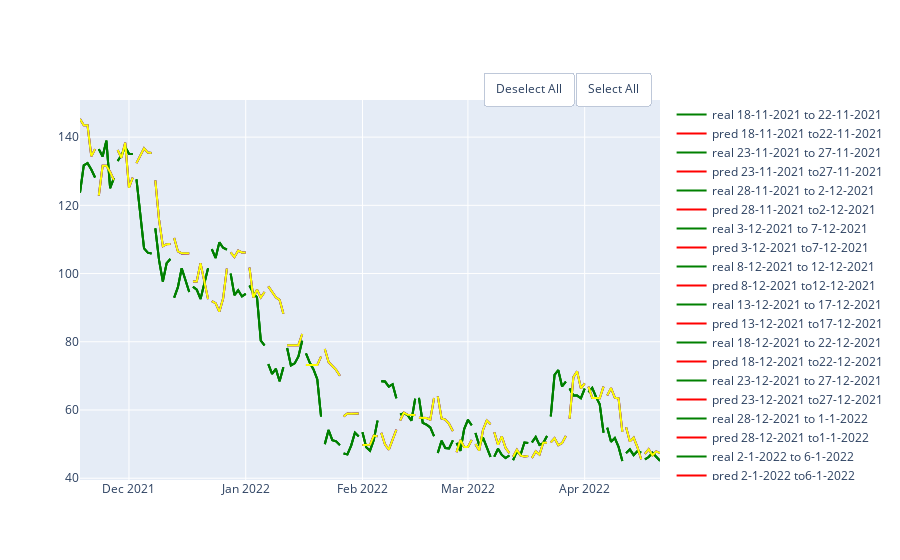

The notebook cell this image was saved under:
### Code cell
gb_50 = GradientBoostingRegressor(random_state = 10 , criterion='mae', n_estimators = 150)
gb_100 = GradientBoostingRegressor(random_state = 10 , criterion='mae', n_estimators = 200)
gb_150 = GradientBoostingRegressor(random_state = 10 , criterion='mae', n_estimators = 250)
df = pd.DataFrame(columns = ['MAE', 'MSE','RMSE','R2'], index = ['150','200', '250'])
show_results(df, df_axs,'close',100,5,gb_50, gb_100, gb_150)
